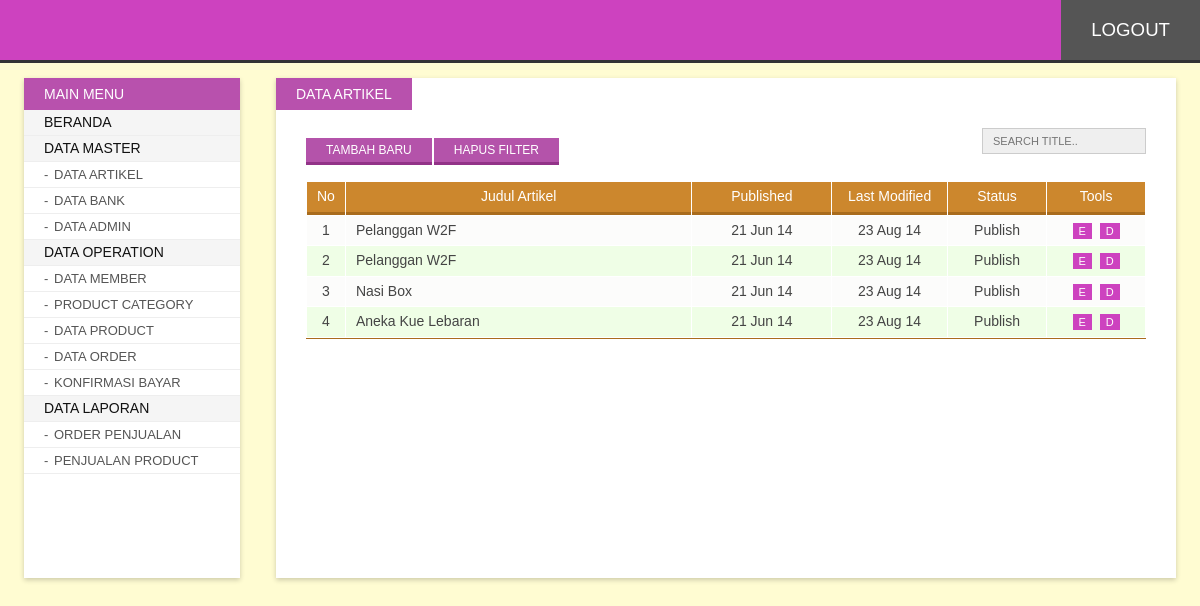
Page /admin/index.php?p=post (signed in) on the committed database.
### tables this page shows
CREATE TABLE IF NOT EXISTS `artikel` (
  `id` int(10) NOT NULL AUTO_INCREMENT,
  `judul` varchar(250) DEFAULT NULL,
  `content` text,
  `gambar` varchar(250) DEFAULT NULL,
  `createdate` datetime DEFAULT NULL,
  `lastupdate` timestamp NULL DEFAULT CURRENT_TIMESTAMP ON UPDATE CURRENT_TIMESTAMP,
  `status` int(2) DEFAULT '1',
  PRIMARY KEY (`id`)
);

### include/function.php (called while the page is built, shortened)
<?php
	function showDate($date){
		return date("d M y", strtotime($date));
	}
?>

### admin/content/post.php (the view, shortened to what this page needs)
<?php
	$limit = 10;
	if(isset($_GET['h'])){
		$page = $_GET['h'];
   		$offset = $limit * ($page - 1);
	} else {
		$offset = 0;
	}
	$search = "";
	$resQry = "SELECT * FROM artikel
		WHERE 0=0 ".$search."
		ORDER BY id DESC
		LIMIT ".$offset.",".$limit;
	$results = mysql_query($resQry);
	$countResults = mysql_num_rows($results);
?>
<span class="page-title">Data Artikel</span>
<div class="inner">
<div class="searchform">
	<form action="index.php" method="get">
   	  <input type="text" value="<?php echo isset($_GET['s'])?$_GET['s']:'';?>" id="search" name="s" placeholder="Search title..">
    </form>
</div>
<a class="addButton button" href="?p=addPost" title="Add New Record">Tambah Baru</a>
<a class="addButton button" href="?p=<?php echo $_GET['p'];?>" title="Clear Filter">Hapus Filter</a>
<div class="clr"></div><br>
<table id="listTable" width="100%" cellpadding="5" cellspacing="1">
<thead>
    <tr>
    	<td width="2%">No</td>
        <td width="43%">Judul Artikel</td>
        <td width="17%" align="center">Published</td>
        <td width="14%" align="center">Last Modified</td>
        <td width="12%" align="center">Status</td>
        <td width="12%">Tools</td>
    </tr>
</thead>
<tbody>
	<?php
	if($countResults > 0){
		$i = 1;
		while($r = mysql_fetch_array($results)){
	?>
	<tr class="<?php echo ($i%2)==0?'odd':'';?>">
    	<td align="center"><?php echo $i;?></td>
        <td><?php echo $r['judul'];?></td>
        <td align="center"><?php echo showDate($r['createdate']);?></td>
        <td align="center"><?php echo showDate($r['lastupdate']);?></td>
        <td align="center"><?php echo $r['status']==1?'Publish':'Unpublish';?></td>
      <td align="center">
        	<a class="bTools" href="?p=edPost&id=<?php echo $r['id'];?>" title="Edit">E</a>
            <a class="bTools" href="?p=delPost&id=<?php echo $r['id'];?>" title="Delete" onClick="return confirm('Hapus record <?php echo $r['judul'];?> ?');">D</a>
        </td>
    </tr>
    <?php $i++; }
	} else  {
    ?>
    <tr>
    	<td colspan="6" align="center">Record Not Available</td>
    </tr>
    <?php } ?>
</tbody>
</table>
</div>

### admin/asset/css/style.css (style rules this page uses)
body#bd { font-family:Calibri, Arial, Helvetica, sans-serif; background:#fffcd2; overflow-y:scroll; font-size:14px; color:#333; padding:0; margin:0; }
.button, .button:hover, .button:focus, .animate, .animate:hover, .pagination li a, .pagination li a:hover, .navigation ul li a, .navigation ul li a:hover, .searchform #search, .searchform #search:focus, #listTable tbody tr, #listTable tbody tr:hover { -webkit-transition: all 0.3s ease-in-out; -moz-transition: all 0.3s ease-in-out; -ms-transition: all 0.3s ease-in-out; -o-transition: all 0.3s ease-in-out; transition: all 0.3s ease-in-out; }
a { text-decoration:none; color:#993300; }
.button { background:#b453aa; color:#fff; font-size:12px; padding:5px 20px; border:none; cursor:pointer; text-transform:uppercase; margin:10px 2px 0 0; border-bottom:solid 3px #923388; }
.addButton { float:left; }
div.contentwrap span.page-title { text-transform:uppercase; background:#b851ad; padding:8px 20px; position:absolute; color:#fff; left:0; top:0; }
div.contentwrap > .inner { margin:0 30px; font-size:14px; padding:50px 0 30px; }
div.searchform { float:right; }
div.searchform #search { border:solid 1px #ccc; background:#efefef; padding:6px 10px; outline:none; font-size:11px; font-family:inherit; text-transform:uppercase; }
#listTable { background:#fff; border-bottom:solid 1px #a96c1d; }
#listTable thead tr td { background:#cc872d; text-align:center; color:#fff; padding:5px 10px; line-height:1.4; position:relative; border-bottom:solid 3px #a96c1d; }
#listTable tbody tr { background:#fcfcfb; }
#listTable tbody tr td { color:#444; padding:5px 10px; line-height:1.4; }
#listTable tbody tr.odd { background:#effee6; }
a.bTools { background:#cd42bf; color:#fff; font-size:11px; padding:2px 6px; margin:0 2px; }

### rows in the picture
artikel: judul "Pelanggan W2F", createdate "21 Jun 14", lastupdate "23 Aug 14", status "Publish"
artikel: judul "Pelanggan W2F", createdate "21 Jun 14", lastupdate "23 Aug 14", status "Publish"
artikel: judul "Nasi Box", createdate "21 Jun 14", lastupdate "23 Aug 14", status "Publish"
artikel: judul "Aneka Kue Lebaran", createdate "21 Jun 14", lastupdate "23 Aug 14", status "Publish"
